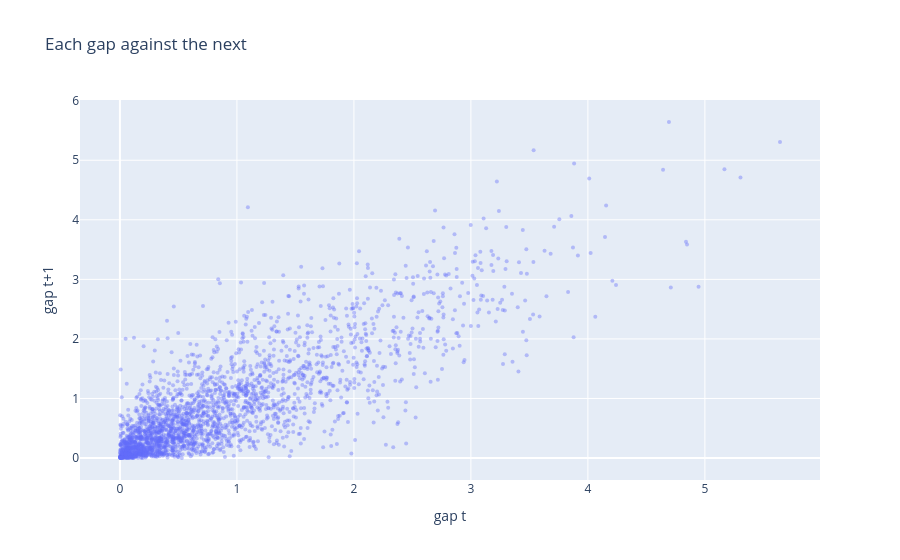

Write notebook code for a chart like this one.
### Markdown cell above
## 4  Bursty arrivals with identical marginals

`MarkovCopulaProcess` makes a sequence with the marginal you choose and lag-1 dependence from the copula. It drops into the `interarrival` slot.

### Code cell
proc = MarkovCopulaProcess(sw.GumbelCopula.from_kendall_tau(0.6), Exponential(1.0))
gaps = proc.sample(np.random.default_rng(3), 20_000)
print("mean", round(gaps.mean(), 3), "lag-1 tau", round(kendall_tau(gaps[:-1], gaps[1:]), 3))
short = gaps[:-1] < 0.2
print("P(short gap next | short gap now)", round(float(np.mean(gaps[1:][short] < 0.2)), 3),
      "vs overall", round(float(np.mean(gaps < 0.2)), 3))

fig = go.Figure(go.Scatter(x=gaps[:-1][:2500], y=gaps[1:][:2500], mode="markers",
                           marker=dict(size=4, opacity=0.4)))
fig.update_layout(title="Each gap against the next", xaxis_title="gap t", yaxis_title="gap t+1")
fig.show()

### Figure 1 — Plotly figure (JSON) as saved in the notebook; plotly's stock layout.template omitted (floating-point values rounded to 4 significant figures; data arrays with more than 128 entries replaced by an {"elided": "..."} marker saying what was removed)
{"data": [{"marker": {"opacity": 0.4, "size": 4}, "mode": "markers", "type": "scatter", "x": {"elided": "2500 float values"}, "y": {"elided": "2500 float values"}}], "layout": {"title": {"text": "Each gap against the next"}, "xaxis": {"title": {"text": "gap t"}}, "yaxis": {"title": {"text": "gap t+1"}}}}
